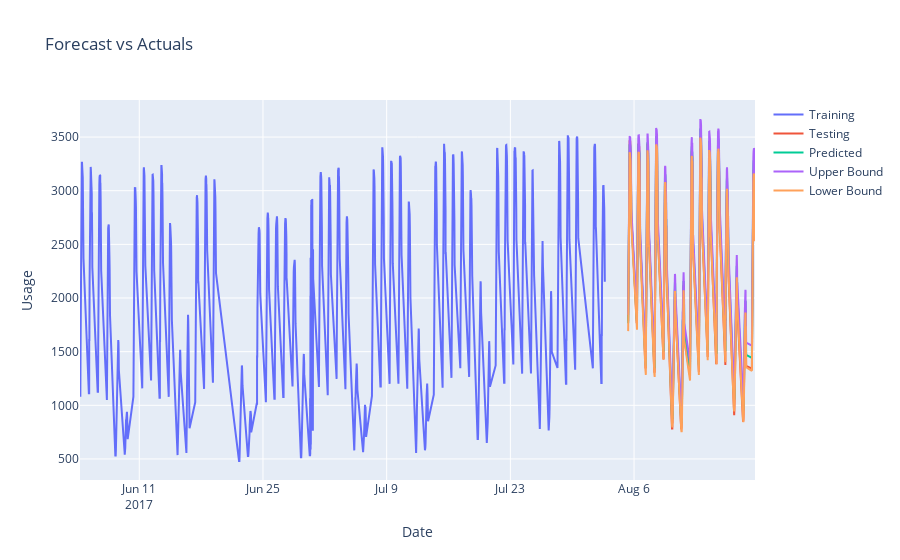

Notebook cell for this chart:
### Code cell
import plotly.graph_objs as go

fig = go.Figure()

# Add training data
fig.add_trace(go.Scatter(x=train['ds'], y=train['y'], name='Training'))

# Add testing data
fig.add_trace(go.Scatter(x=test['ds'], y=test['y'], name='Testing'))

# Add predicted values
fig.add_trace(go.Scatter(x=forecast['ds'], y=forecast['yhat'], name='Predicted'))

# Add upper and lower bounds
fig.add_trace(go.Scatter(x=forecast['ds'], y=forecast['yhat_upper'], name='Upper Bound'))
fig.add_trace(go.Scatter(x=forecast['ds'], y=forecast['yhat_lower'], name='Lower Bound'))

fig.update_layout(title='Forecast vs Actuals', xaxis_title='Date', yaxis_title='Usage')

fig.show()

### Figure 1 — Plotly figure (JSON) as saved in the notebook; plotly's stock layout.template omitted (floating-point values rounded to 4 significant figures; data arrays with more than 128 entries replaced by an {"elided": "..."} marker saying what was removed)
{"data": [{"name": "Training", "type": "scatter", "x": {"elided": "1138 str values"}, "y": {"elided": "1138 int values"}}, {"name": "Testing", "type": "scatter", "x": {"elided": "305 str values"}, "y": {"elided": "305 int values"}}, {"name": "Predicted", "type": "scatter", "x": {"elided": "305 str values"}, "y": {"elided": "305 float values"}}, {"name": "Upper Bound", "type": "scatter", "x": {"elided": "305 str values"}, "y": {"elided": "305 float values"}}, {"name": "Lower Bound", "type": "scatter", "x": {"elided": "305 str values"}, "y": {"elided": "305 float values"}}], "layout": {"title": {"text": "Forecast vs Actuals"}, "xaxis": {"title": {"text": "Date"}}, "yaxis": {"title": {"text": "Usage"}}}}
